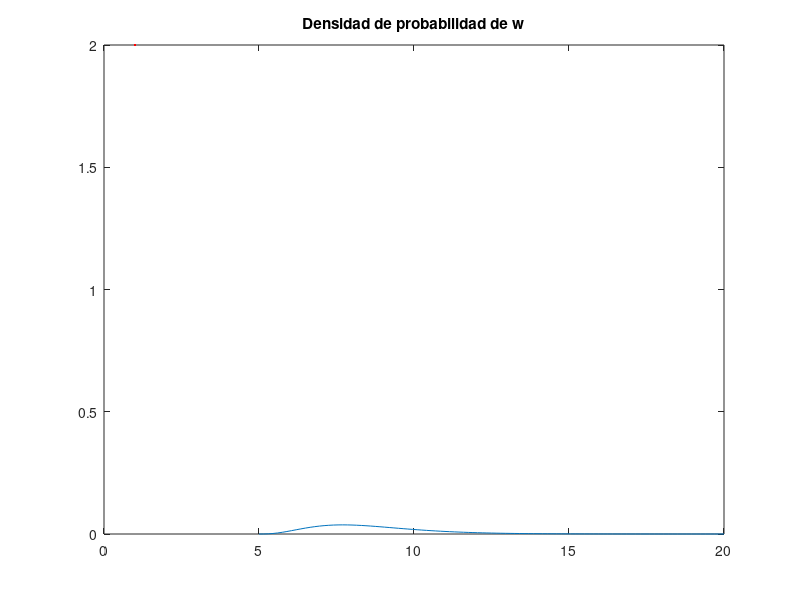

MATLAB code for this plot: (Note: this script raises an error after producing the figure.)
cd('/Users/afl/Dropbox/Universidad/Sexto año/Dynamic Programming/Material_Clases/Códigos/Clase4')

clear
clc

% Generamos la p.d.f. de la distribución Gamma según los parámetros
% descritos:

alpha = 4;
theta = 6;

% Fijamos n:

n = 100;

% Inicializamos un vector para guardar los valores de la p.d.f.

q = zeros(n+1,1);

% Con el loop obtenemos la p.d.f. (podríamos hacerlo de una manera más
% eficiente, no nos vamos a preocupar de ello ahora).

for i = 0:n
    q(i+1,1) = gampdf(i,alpha,theta);
end

% Imponemos los valores de c y de beta:

c = -10;

beta = 0.99;

% El c<0 se interpreta como un "seguro de cesantía", un ingreso al que el
% agente puede acceder en caso de no trabajar.

% Mínimo y máximo del salario:

w_min = 5;
w_max = 20;

% Grilla del salario:

w = linspace(w_min, w_max, n+1);

% Graficamos la distribución de w:

figure(1)
plot(w,q, LineStyle='-', LineWidth=2, Color='red')
title('Densidad de probabilidad de w')
xlabel('w', Interpreter='latex')
ylabel('q(w)', Interpreter='latex')

%% VFI

% Guess inicial

V0 = zeros(n+1,1);

% Número máximo de iteraciones:

itermax = 10000;

% Parámetro de precisión:

epsilon = 1e-7;

for i = 1:itermax

    accion = zeros(n+1,2); % Inicializamos el matriz para guardar los 
                           % valores de las acciones a realizar
    
    % Se guarda el valor de cada posible acción condicional a V_0
    
    for j = 1:n+1
        accion(j,:) = [w(j)/(1-beta), -c + beta * sum(V0.* q)];
    end
    
    % Se encuentra la opción óptima:

    Vn = max(accion, [], 2);

    % Distancia

    d = max(abs(V0 - Vn));

    % Criterio de convergencia:

    if d < epsilon
        V =  Vn;
        break
    else
        V0 = Vn;
    end

end

% El salario de reserva es:

wr = (1-beta) * (- c + beta * sum(V.* q));

% Graficamos

figure(2)
plot(w,V, '-.', LineWidth=2, color='#0c79c4'); hold on
xline(wr, '-', LineWidth=1, color = '#e92427');
title('Función valor')
xlabel('$w$', Interpreter='latex')
ylabel('$v(w)$', Interpreter='latex')

%% Estática comparativa utilizando la función

c_grid = linspace(-15,5,20);

nc = size(c_grid,2);

beta_grid = linspace(0.9,0.999, 20);

nb = size(beta_grid,2);

V_grid = zeros(nb,nc,n+1);
rw_grid = zeros(nb,nc);

for i = 1:nb
    for j = 1:nc
        V = McCallSearch_VFI(beta_grid(i), c_grid(j))';
        V_grid(i,j,:) = V;
        rw_grid(i,j) = (1-beta_grid(i)) * (-c_grid(j) + beta_grid(i) * sum(V' .* q));
    end
end

%%

figure(3)
contourf(c_grid, beta_grid, rw_grid, 'LineStyle', 'none'); % 'LineStyle', 'none' para eliminar las líneas de contorno
xlabel('$c$', Interpreter='latex');
ylabel('$\beta$', Interpreter='latex');
title('Salario de reserva','interpret','latex');
colorbar; % Agregar una barra de color para interpretación visual


figure(4)

surf(c_grid, beta_grid, rw_grid);
colorbar; 
xlabel('c','interpret','latex');
ylabel('$\beta$', Interpreter='latex');
zlabel('Salario de reserva','interpret','latex');
title('Salario de reserva (3D)','interpret','latex');